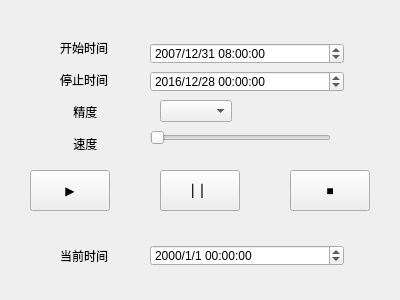
<?xml version="1.0" encoding="UTF-8"?>
<ui version="4.0">
 <class>ControlWidget</class>
 <widget class="QWidget" name="ControlWidget">
  <property name="geometry">
   <rect>
    <x>0</x>
    <y>0</y>
    <width>400</width>
    <height>300</height>
   </rect>
  </property>
  <property name="windowTitle">
   <string>Replay Controller</string>
  </property>
  <widget class="QPushButton" name="playButton">
   <property name="geometry">
    <rect>
     <x>30</x>
     <y>170</y>
     <width>80</width>
     <height>41</height>
    </rect>
   </property>
   <property name="text">
    <string>▶</string>
   </property>
  </widget>
  <widget class="QPushButton" name="pauseButton">
   <property name="geometry">
    <rect>
     <x>160</x>
     <y>170</y>
     <width>80</width>
     <height>41</height>
    </rect>
   </property>
   <property name="text">
    <string> ▏▏</string>
   </property>
  </widget>
  <widget class="QPushButton" name="stopButton">
   <property name="geometry">
    <rect>
     <x>290</x>
     <y>170</y>
     <width>80</width>
     <height>41</height>
    </rect>
   </property>
   <property name="text">
    <string>■</string>
   </property>
  </widget>
  <widget class="QDateTimeEdit" name="startDateTimeEdit">
   <property name="geometry">
    <rect>
     <x>150</x>
     <y>43</y>
     <width>194</width>
     <height>21</height>
    </rect>
   </property>
   <property name="date">
    <date>
     <year>2007</year>
     <month>12</month>
     <day>31</day>
    </date>
   </property>
   <property name="time">
    <time>
     <hour>8</hour>
     <minute>0</minute>
     <second>0</second>
    </time>
   </property>
   <property name="displayFormat">
    <string>yyyy/M/d HH:mm:ss</string>
   </property>
   <property name="timeSpec">
    <enum>Qt::UTC</enum>
   </property>
  </widget>
  <widget class="QDateTimeEdit" name="stopDateTimeEdit">
   <property name="geometry">
    <rect>
     <x>150</x>
     <y>71</y>
     <width>194</width>
     <height>21</height>
    </rect>
   </property>
   <property name="date">
    <date>
     <year>2016</year>
     <month>12</month>
     <day>28</day>
    </date>
   </property>
   <property name="displayFormat">
    <string>yyyy/M/d HH:mm:ss</string>
   </property>
   <property name="timeSpec">
    <enum>Qt::UTC</enum>
   </property>
  </widget>
  <widget class="QLabel" name="label">
   <property name="geometry">
    <rect>
     <x>60</x>
     <y>40</y>
     <width>54</width>
     <height>111</height>
    </rect>
   </property>
   <property name="text">
    <string>开始时间

停止时间

    精度

    速度</string>
   </property>
  </widget>
  <widget class="QComboBox" name="periodBox">
   <property name="geometry">
    <rect>
     <x>160</x>
     <y>100</y>
     <width>72</width>
     <height>22</height>
    </rect>
   </property>
  </widget>
  <widget class="QSlider" name="speedSlider">
   <property name="geometry">
    <rect>
     <x>150</x>
     <y>130</y>
     <width>181</width>
     <height>16</height>
    </rect>
   </property>
   <property name="minimum">
    <number>1</number>
   </property>
   <property name="maximum">
    <number>40</number>
   </property>
   <property name="pageStep">
    <number>1</number>
   </property>
   <property name="orientation">
    <enum>Qt::Horizontal</enum>
   </property>
  </widget>
  <widget class="QDateTimeEdit" name="currentDateTimeEdit">
   <property name="geometry">
    <rect>
     <x>150</x>
     <y>245</y>
     <width>194</width>
     <height>21</height>
    </rect>
   </property>
   <property name="displayFormat">
    <string>yyyy/M/d HH:mm:ss</string>
   </property>
   <property name="timeSpec">
    <enum>Qt::UTC</enum>
   </property>
  </widget>
  <widget class="QLabel" name="label_2">
   <property name="geometry">
    <rect>
     <x>60</x>
     <y>250</y>
     <width>54</width>
     <height>12</height>
    </rect>
   </property>
   <property name="text">
    <string>当前时间</string>
   </property>
  </widget>
 </widget>
 <resources/>
 <connections/>
</ui>
